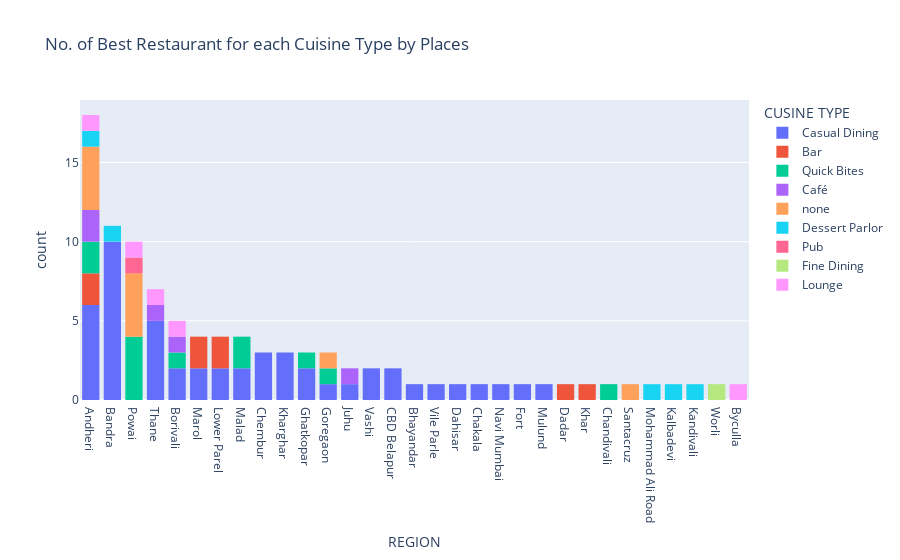

Notebook code for this chart:
### Code cell
fig = px.histogram(highest_rated,x='REGION',color='CUSINE TYPE',
                   title='No. of Best Restaurant for each Cuisine Type by Places').update_xaxes(categoryorder="total descending")
fig.show()

### Figure 1 — Plotly figure (JSON) as saved in the notebook; plotly's stock layout.template omitted (floating-point values rounded to 4 significant figures)
{"data": [{"alignmentgroup": "True", "bingroup": "x", "hovertemplate": "CUSINE TYPE=Casual Dining<br>REGION=%{x}<br>count=%{y}<extra></extra>", "legendgroup": "Casual Dining", "marker": {"color": "#636efa", "pattern": {"shape": ""}}, "name": "Casual Dining", "offsetgroup": "Casual Dining", "orientation": "v", "showlegend": true, "type": "histogram", "x": ["Bandra", "Marol", "Juhu", "Lower Parel", "Chembur", "Andheri", "Andheri", "Thane", "Vashi", "Kharghar", "Andheri", "Bhayandar", "Lower Parel", "Vile Parle", "Ghatkopar", "Dahisar", "CBD Belapur", "Thane", "Chakala", "Thane", "CBD Belapur", "Thane", "Navi Mumbai", "Vashi", "Bandra", "Malad", "Andheri", "Malad", "Borivali", "Bandra", "Bandra", "Bandra", "Marol", "Bandra", "Bandra", "Fort", "Ghatkopar", "Andheri", "Chembur", "Bandra", "Chembur", "Bandra", "Bandra", "Kharghar", "Thane", "Andheri", "Borivali", "Kharghar", "Mulund", "Goregaon"], "xaxis": "x", "yaxis": "y"}, {"alignmentgroup": "True", "bingroup": "x", "hovertemplate": "CUSINE TYPE=Bar<br>REGION=%{x}<br>count=%{y}<extra></extra>", "legendgroup": "Bar", "marker": {"color": "#EF553B", "pattern": {"shape": ""}}, "name": "Bar", "offsetgroup": "Bar", "orientation": "v", "showlegend": true, "type": "histogram", "x": ["Dadar", "Lower Parel", "Andheri", "Khar", "Marol", "Lower Parel", "Andheri", "Marol"], "xaxis": "x", "yaxis": "y"}, {"alignmentgroup": "True", "bingroup": "x", "hovertemplate": "CUSINE TYPE=Quick Bites<br>REGION=%{x}<br>count=%{y}<extra></extra>", "legendgroup": "Quick Bites", "marker": {"color": "#00cc96", "pattern": {"shape": ""}}, "name": "Quick Bites", "offsetgroup": "Quick Bites", "orientation": "v", "showlegend": true, "type": "histogram", "x": ["Malad", "Borivali", "Powai", "Powai", "Andheri", "Andheri", "Ghatkopar", "Goregaon", "Malad", "Chandivali", "Powai", "Powai"], "xaxis": "x", "yaxis": "y"}, {"alignmentgroup": "True", "bingroup": "x", "hovertemplate": "CUSINE TYPE=Café<br>REGION=%{x}<br>count=%{y}<extra></extra>", "legendgroup": "Café", "marker": {"color": "#ab63fa", "pattern": {"shape": ""}}, "name": "Café", "offsetgroup": "Café", "orientation": "v", "showlegend": true, "type": "histogram", "x": ["Borivali", "Thane", "Andheri", "Andheri", "Juhu"], "xaxis": "x", "yaxis": "y"}, {"alignmentgroup": "True", "bingroup": "x", "hovertemplate": "CUSINE TYPE=none<br>REGION=%{x}<br>count=%{y}<extra></extra>", "legendgroup": "none", "marker": {"color": "#FFA15A", "pattern": {"shape": ""}}, "name": "none", "offsetgroup": "none", "orientation": "v", "showlegend": true, "type": "histogram", "x": ["Santacruz", "Andheri", "Andheri", "Andheri", "Andheri", "Goregaon", "Powai", "Powai", "Powai", "Powai"], "xaxis": "x", "yaxis": "y"}, {"alignmentgroup": "True", "bingroup": "x", "hovertemplate": "CUSINE TYPE=Dessert Parlor<br>REGION=%{x}<br>count=%{y}<extra></extra>", "legendgroup": "Dessert Parlor", "marker": {"color": "#19d3f3", "pattern": {"shape": ""}}, "name": "Dessert Parlor", "offsetgroup": "Dessert Parlor", "orientation": "v", "showlegend": true, "type": "histogram", "x": ["Mohammad Ali Road", "Kalbadevi", "Andheri", "Bandra", "Kandivali"], "xaxis": "x", "yaxis": "y"}, {"alignmentgroup": "True", "bingroup": "x", "hovertemplate": "CUSINE TYPE=Pub<br>REGION=%{x}<br>count=%{y}<extra></extra>", "legendgroup": "Pub", "marker": {"color": "#FF6692", "pattern": {"shape": ""}}, "name": "Pub", "offsetgroup": "Pub", "orientation": "v", "showlegend": true, "type": "histogram", "x": ["Powai"], "xaxis": "x", "yaxis": "y"}, {"alignmentgroup": "True", "bingroup": "x", "hovertemplate": "CUSINE TYPE=Fine Dining<br>REGION=%{x}<br>count=%{y}<extra></extra>", "legendgroup": "Fine Dining", "marker": {"color": "#B6E880", "pattern": {"shape": ""}}, "name": "Fine Dining", "offsetgroup": "Fine Dining", "orientation": "v", "showlegend": true, "type": "histogram", "x": ["Worli"], "xaxis": "x", "yaxis": "y"}, {"alignmentgroup": "True", "bingroup": "x", "hovertemplate": "CUSINE TYPE=Lounge<br>REGION=%{x}<br>count=%{y}<extra></extra>", "legendgroup": "Lounge", "marker": {"color": "#FF97FF", "pattern": {"shape": ""}}, "name": "Lounge", "offsetgroup": "Lounge", "orientation": "v", "showlegend": true, "type": "histogram", "x": ["Byculla", "Thane", "Borivali", "Powai", "Andheri"], "xaxis": "x", "yaxis": "y"}], "layout": {"barmode": "relative", "legend": {"title": {"text": "CUSINE TYPE"}, "tracegroupgap": 0}, "title": {"text": "No. of Best Restaurant for each Cuisine Type by Places"}, "xaxis": {"anchor": "y", "categoryorder": "total descending", "domain": [0, 1], "title": {"text": "REGION"}}, "yaxis": {"anchor": "x", "domain": [0, 1], "title": {"text": "count"}}}}
